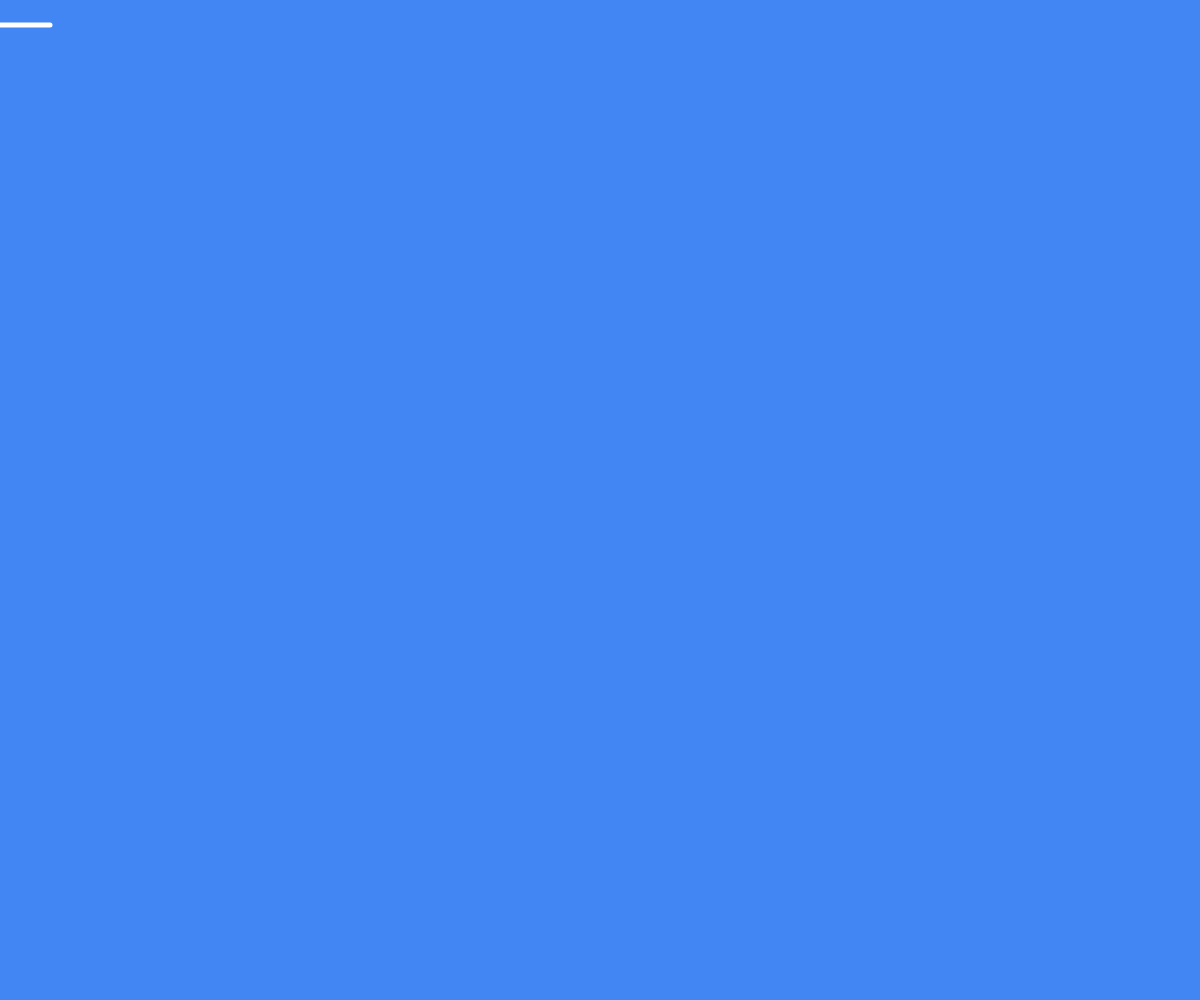
Frame 1 (no input)
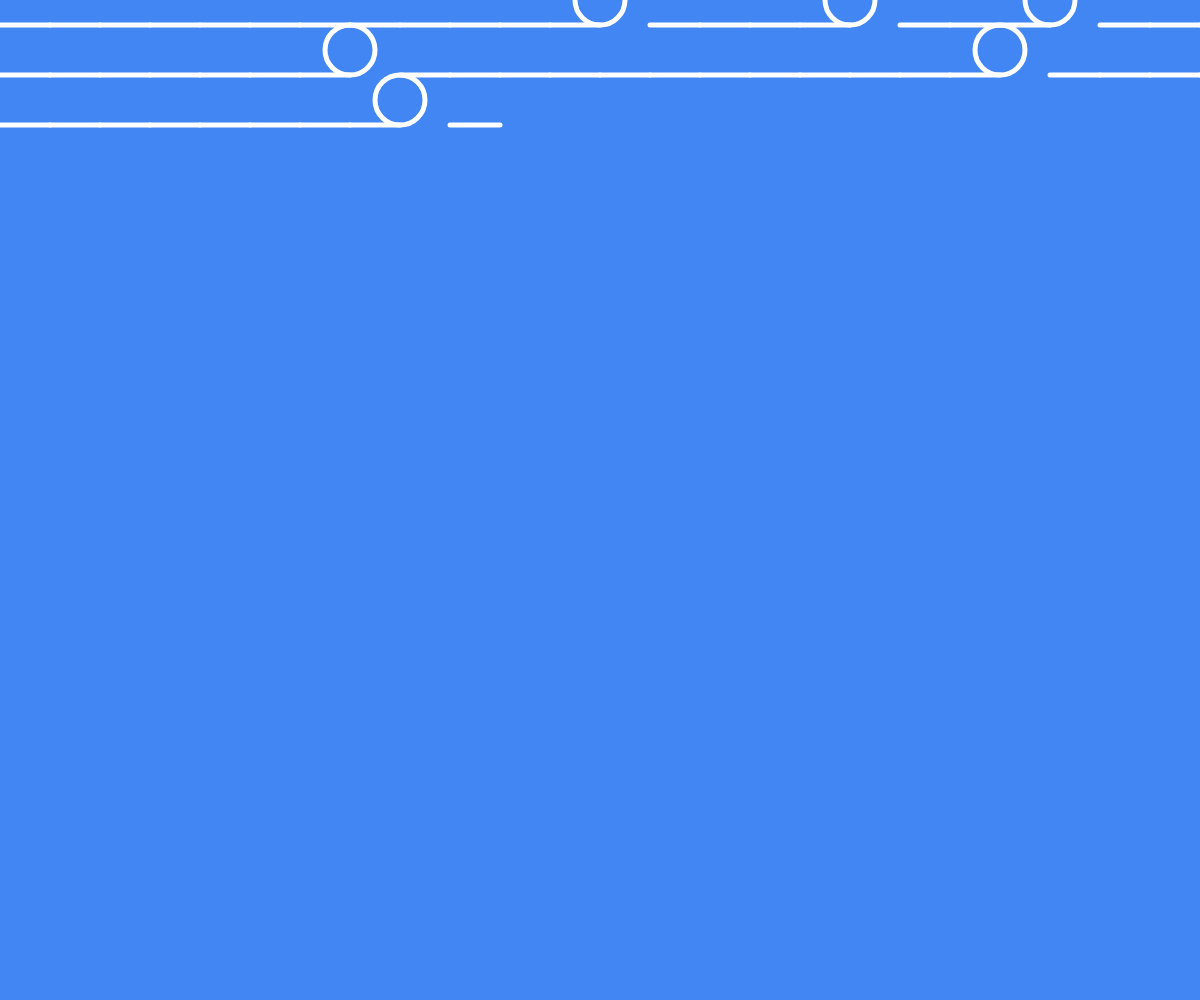
Frame 60 (no input)
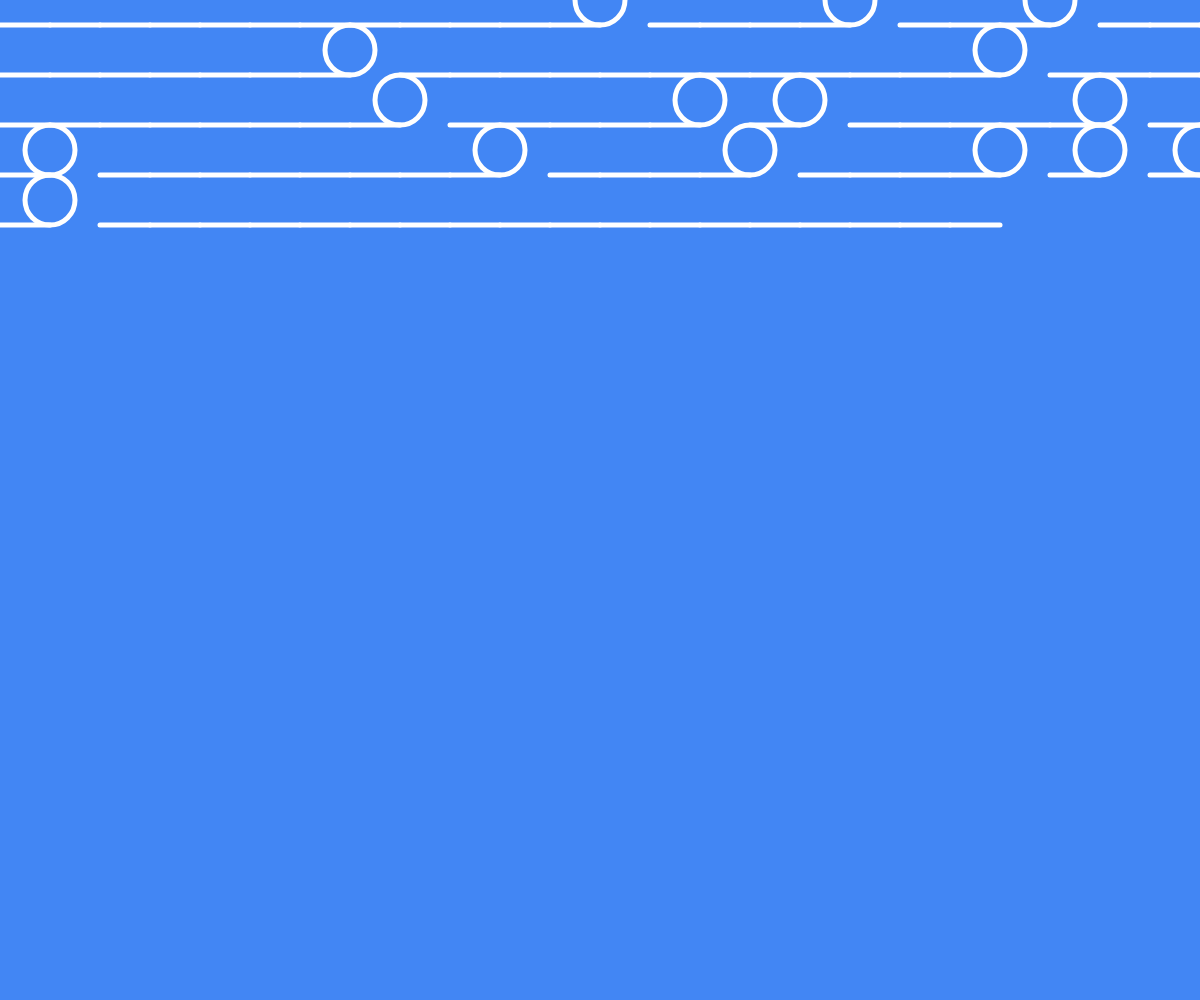
Frame 120 (the mouse pressed at the canvas centre since frame 60)

The p5.js sketch that drew these frames (run headless with seeded random() and noise() and a simulated clock; from frame 60 on, the mouse is pressed at the canvas centre):

// p5.js sketch
// ── sketch.js
let x = 0, y=0;
const spacing = 50;
const probability = 0.1;

function circles(){
  push();
  noFill();
  ellipse(x, y, spacing, spacing);
  pop();
}

function underbars(){
  line(x, y + spacing/2, x + spacing, y + spacing/2);
}

function setup() {
	createCanvas(windowWidth, windowHeight);
  background(color(66, 134, 244));
}

function draw() {
  stroke(255);
  strokeWeight(5);
  if(random() < probability){
    circles();
  } else {
    underbars();
  }
  x += spacing;
  if (x > windowWidth){
    x = 0; y += spacing;
  }
}
